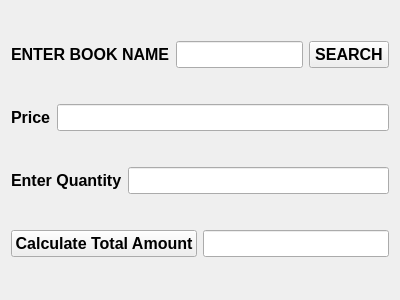
<?xml version="1.0" encoding="UTF-8"?>
<ui version="4.0">
 <class>Form</class>
 <widget class="QWidget" name="Form">
  <property name="geometry">
   <rect>
    <x>0</x>
    <y>0</y>
    <width>400</width>
    <height>300</height>
   </rect>
  </property>
  <property name="windowTitle">
   <string>Form</string>
  </property>
  <property name="styleSheet">
   <string notr="true"/>
  </property>
  <layout class="QVBoxLayout" name="verticalLayout">
   <item>
    <layout class="QHBoxLayout" name="horizontalLayout">
     <item>
      <widget class="QLabel" name="label_3">
       <property name="font">
        <font>
         <pointsize>12</pointsize>
         <bold>true</bold>
        </font>
       </property>
       <property name="text">
        <string>ENTER BOOK NAME</string>
       </property>
      </widget>
     </item>
     <item>
      <widget class="QLineEdit" name="le1">
       <property name="font">
        <font>
         <pointsize>12</pointsize>
         <bold>true</bold>
        </font>
       </property>
      </widget>
     </item>
     <item>
      <widget class="QPushButton" name="b1">
       <property name="font">
        <font>
         <pointsize>12</pointsize>
         <bold>true</bold>
        </font>
       </property>
       <property name="styleSheet">
        <string notr="true">background-image: url('E:/Captures/BOOK.jpg');
background-repeat: no-repeat; /* to prevent the image from repeating */
background-position: center; /* to center the image */</string>
       </property>
       <property name="text">
        <string>SEARCH</string>
       </property>
      </widget>
     </item>
    </layout>
   </item>
   <item>
    <layout class="QHBoxLayout" name="horizontalLayout_2">
     <item>
      <widget class="QLabel" name="label_2">
       <property name="font">
        <font>
         <pointsize>12</pointsize>
         <bold>true</bold>
        </font>
       </property>
       <property name="text">
        <string>Price</string>
       </property>
      </widget>
     </item>
     <item>
      <widget class="QLineEdit" name="le2">
       <property name="font">
        <font>
         <pointsize>12</pointsize>
         <bold>true</bold>
        </font>
       </property>
      </widget>
     </item>
    </layout>
   </item>
   <item>
    <layout class="QHBoxLayout" name="horizontalLayout_3">
     <item>
      <widget class="QLabel" name="label">
       <property name="font">
        <font>
         <pointsize>12</pointsize>
         <bold>true</bold>
        </font>
       </property>
       <property name="text">
        <string>Enter Quantity</string>
       </property>
      </widget>
     </item>
     <item>
      <widget class="QLineEdit" name="le3">
       <property name="font">
        <font>
         <pointsize>12</pointsize>
         <bold>true</bold>
        </font>
       </property>
      </widget>
     </item>
    </layout>
   </item>
   <item>
    <layout class="QHBoxLayout" name="horizontalLayout_4">
     <item>
      <widget class="QPushButton" name="b2">
       <property name="font">
        <font>
         <pointsize>12</pointsize>
         <bold>true</bold>
        </font>
       </property>
       <property name="text">
        <string>Calculate Total Amount</string>
       </property>
      </widget>
     </item>
     <item>
      <widget class="QLineEdit" name="le4">
       <property name="font">
        <font>
         <pointsize>12</pointsize>
         <bold>true</bold>
        </font>
       </property>
      </widget>
     </item>
    </layout>
   </item>
  </layout>
 </widget>
 <resources/>
 <connections/>
</ui>
